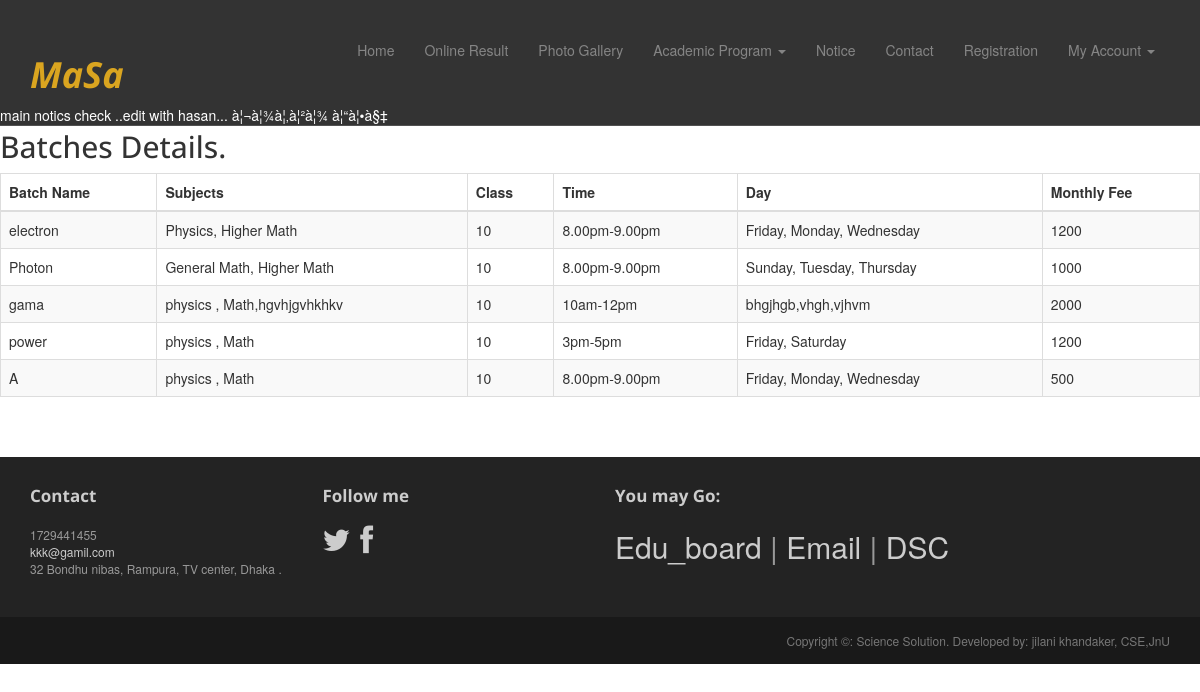
Page /class10.php on the committed database.
### tables this page shows
CREATE TABLE IF NOT EXISTS `tbl_notice` (
`notice_id` int(30) NOT NULL,
  `notice_des` varchar(400) NOT NULL,
  `notice_type` varchar(20) NOT NULL,
  `date` date NOT NULL,
  `deletion_status` tinyint(2) NOT NULL DEFAULT '0'
);

CREATE TABLE IF NOT EXISTS `tbl_batch` (
`batch_id` int(20) NOT NULL,
  `batch_name` text NOT NULL,
  `group` varchar(15) NOT NULL,
  `subjects` varchar(100) NOT NULL,
  `class` int(50) NOT NULL,
  `time` varchar(50) NOT NULL,
  `day` varchar(50) NOT NULL,
  `fee` int(20) NOT NULL,
  `deletion_status` tinyint(1) NOT NULL DEFAULT '0'
);

CREATE TABLE IF NOT EXISTS `tbl_contact_info` (
`contact_info_id` int(1) NOT NULL,
  `email` varchar(30) NOT NULL,
  `address` text NOT NULL,
  `phone` int(15) NOT NULL
);

### class10.php (called while the page is built)
<?php
$pages="class10";
include './index.php';

### application.php (called while the page is built, shortened)
<?php
class Application {
    public function __construct() {
        $host_name = 'localhost';
        $user_name = 'root';
        $password = '';
        $db_name = 'sciencesolution';
        $con = mysqli_connect($host_name, $user_name, $password);
        if ($con) {
            $db_select = mysqli_select_db($con, $db_name);
            if ($db_select) {
                return $con;
            } else {
                die('Database not selected' . mysqli_error($con));
            }
        } else {
            die('Database server connection fail' . mysqli_error($con));
        }
    }
     public function select_all_batch_info($class){
        $con = $this->__construct();
        $sql = "SELECT * FROM tbl_batch WHERE deletion_status = 0 AND class='$class' ";
        if (mysqli_query($con, $sql)) {
            $query_result = mysqli_query($con, $sql);
            return $query_result;
        } else {
            die('Query problem' . mysqli_error($con));
        }
    }
    public function get_contact_info(){
        $con = $this->__construct();
        $sql = "SELECT * From tbl_contact_info   ";
        if (mysqli_query($con, $sql)) {
            $query_result = mysqli_query($con, $sql);
            return $query_result;
        } else {
            die('Query problem' . mysqli_error($con));
        }
    }
    public function select_latest_notice(){
        $con = $this->__construct();
        $sql3= " SELECT MAX(notice_id) FROM tbl_notice WHERE notice_type='main' AND deletion_status='0' ";
            if (mysqli_query($con, $sql3)) {
      $qu_res = mysqli_query($con, $sql3);
            $max_notice_id = mysqli_fetch_assoc($qu_res);
           $last_notice_id=$max_notice_id['MAX(notice_id)'];
           $sql = "SELECT * From tbl_notice  where notice_id = '$last_notice_id'  ";
        if (mysqli_query($con, $sql)) {
            $query_result = mysqli_query($con, $sql);
            return $query_result;
        } else {
            die('Query problem' . mysqli_error($con));
        }
               }
               }
}

### pages/class10_page_content.php (the view, shortened to what this page needs)
<br/><br/><br/><br/><br/>
<?php
   $class=10;
  $query_result=$obj_app->select_all_batch_info($class);
?>
<div class="row-fluid sortable">
    <div class="box span12">
        <div class="box-header" data-original-title>
            <h2><i class="halflings-icon user"></i><span class="break"></span>Batches Details.</h2>
        </div>
        <div class="box-content">
            <table class="table table-striped table-bordered bootstrap-datatable datatable">
                <thead>
                    <tr>
                        <th> Batch Name</th>
                        <th>Subjects</th>
                        <th>Class </th>
                         <th>Time</th>
                          <th>Day</th>
                           <th>Monthly Fee</th>
                    </tr>
                </thead>
                <tbody>
                    <?php while ($qu_info=  mysqli_fetch_assoc($query_result)) { ?>
                    <tr>
                        <td><?php echo $qu_info['batch_name']; ?></td>
                        <td class="center"><?php echo $qu_info['subjects']; ?></td>
                        <td class="center"><?php echo $qu_info['class']; ?></td>
                        <td class="center"><?php echo $qu_info['time']; ?></td>
                         <td class="center"><?php echo $qu_info['day']; ?></td>
                          <td class="center"><?php echo $qu_info['fee']; ?></td>
                    </tr>
                    <?php } ?>
                </tbody>
            </table>
        </div>
    </div>
</div>

### include/menu.php (shortened to what this page needs)
<?php
$result = $obj_app-> select_latest_notice();
$latest_notice = mysqli_fetch_assoc($result);
?>
<div class="navbar navbar-inverse navbar-fixed-top headroom" >
    <div class="container">
        <div class="navbar-header">
            <h1 style="color: goldenrod; "> <i><b>MaSa </b></i></h1>
        </div>
        <div class="navbar-collapse collapse">
            <ul class="nav navbar-nav pull-right">
                <?php if(isset($pages)) { ?>
                <li><a href="index.php">Home</a></li>
                <?php if ($pages == 'result_page'){ ?>
                <li class="active"><a href="result.php">Online Result</a></li>
                <?php }  else {?>
                <li><a href="result.php">Online Result</a></li>
                <?php }
                if ($pages == 'photo_gallery'){ ?>
                <li class="active"><a href="photo_gallery.php">Photo Gallery</a></li>
                <?php }  else {?>
                <li><a href="photo_gallery.php">Photo Gallery</a></li>
                <?php }
                if ($pages == 'class8'|| $pages == 'class9' || $pages == 'class10' ||$pages == 'class11'){ ?>
                <li class="dropdown" class="active">
                    <a href="#" class="dropdown-toggle" data-toggle="dropdown">Academic Program <b class="caret"></b></a>
                </li>
                <?php }
                if ($pages == 'notice_page'){ ?>
                <li   class="active" ><a href="notice.php">Notice </a></li>
                <?php }  else {?>
                <li ><a href="notice.php">Notice </a></li>
                <?php }
                if ($pages == 'contact'){ ?>
                <li class="active" ><a href="contact.php">Contact</a></li>
                <?php }  else {?>
                <li><a href="contact.php">Contact</a></li>
                <?php }
                if ($pages == 'signup'){ ?>
                <li class="active"><a href="signup.php">Registration</a></li>
                <?php }  else {?>
                <li><a href="signup.php">Registration</a></li>
                <?php } ?>
                 <?php
                if (isset($_SESSION['user_id']) && $_SESSION['user_type'] == 'student') { ?>
                          <li> <ul >
                                    <li><a href="student_info.php"><i class="halflings-icon user"></i> Profile</a></li>
                                    <li><a href="?status_logout=logout"><i class="halflings-icon off"></i> Logout</a></li>
                              </ul></li>
               <?php }
               else { ?>
                   <li class="dropdown">
                    <a href="#" class="dropdown-toggle" data-toggle="dropdown">My Account <b class="caret"></b></a>
                </li> <?php }
                } else { ?>
                <?php
                if (isset($_SESSION['user_id']) && $_SESSION['user_type'] == 'student') { ?>
                          <li> <ul >
                                    <li><a href="student_info.php"><i class="halflings-icon user"></i> Profile</a></li>
                                    <li><a href="?status_logout=logout"><i class="halflings-icon off"></i> Logout</a></li>
                              </ul></li>
              <?php } } ?>
            </ul>
        </div>
    </div>
    <div  style="color: #ffffff; "> <marquee> <?php echo $latest_notice['notice_des']; ?> </marquee></div>
</div>

### include/footer.php (shortened to what this page needs)
<?php
$query_res = $obj_app -> get_contact_info();
$contact_info = mysqli_fetch_assoc($query_res);
?>
<footer id="footer" class="top-space">
    <div class="footer1">
        <div class="container">
            <div class="row">
                <div class="col-md-3 widget">
                    <h3 class="widget-title">Contact</h3>
                    <div class="widget-body">
                        <p><?php   echo $contact_info['phone']; ?><br>
                            <a href="mailto:#"><?php   echo $contact_info['email']; ?></a><br>
                            <?php   echo $contact_info['address']; ?>
                        </p>
                    </div>
                </div>
                <div class="col-md-3 widget">
                    <h3 class="widget-title">Follow me</h3>
                    <div class="widget-body">
                        <p class="follow-me-icons">
                            <a href=""><i class="fa fa-twitter fa-2"></i></a>
                            <a href=""><i class="fa fa-facebook fa-2"></i></a>
                        </p>
                    </div>
                </div>
                <div class="col-md-6 widget">
                    <h3 class="widget-title">You may Go: </h3>
                    <div class="widget-body">
                        <p class="follow-me-icons">
                            <a target="_blank" href="http://www.educationboardresults.gov.bd">Edu_board </a> |
                            <a  target="_blank" href="https://mail.google.com">Email</a> |
                            <a  target="_blank" href="http://www.dsebd.org/">DSC </a>
                        </p>
                    </div>
                </div>
            </div>
        </div>
    </div>
    <div class="footer2">
        <div class="container">
            <div class="row">
                <div class="col-md-6 widget">
                </div>
                <div class="col-md-6 widget" >
                    <div class="widget-body" >
                        <p class="text-right" >
                            Copyright &copy: Science Solution. Developed by: jilani khandaker, CSE,JnU
                        </p>
                    </div>
                </div>
            </div>
        </div>
    </div>
</footer>

### assets/css/main.css (style rules this page uses)
.headroom { -webkit-transition: all 0.4s ease-out; -moz-transition: all 0.4s ease-out; -o-transition: all 0.4s ease-out; transition: all 0.4s ease-out; }
h1, h2, h3, h4, h5, h6 { font-family:"Open sans", Helvetica, Arial; }
h1, .h1, h2, .h2, h3, .h3 { margin-top:30px; }
.top-space { margin-top: 60px; }
.footer1 { background: #232323; padding: 30px 0 0 0; font-size: 12px; color: #999; }
.footer1 a { color: #ccc; }
.footer1 .widget { margin-bottom:30px; }
.footer1 .widget-title { font-size: 17px; font-weight: bold; color: #ccc; margin: 0 0 20px; }
.follow-me-icons { font-size:30px; }
.follow-me-icons i { float:left; margin:0 10px 0 0; }
.footer2 { background: #191919; padding: 15px 0; color: #777; font-size: 12px; }
.footer2 p { margin: 0; }

### rows in the picture
tbl_notice: notice_des "main notics check ..edit with hasan... à¦¬à¦¾à¦‚à¦²à¦¾ à¦“à¦•à§‡"
tbl_batch: batch_name "electron", subjects "Physics, Higher Math", class "10", time "8.00pm-9.00pm", day "Friday, Monday, Wednesday", fee "1200"
tbl_batch: batch_name "Photon", subjects "General Math, Higher Math", class "10", time "8.00pm-9.00pm", day "Sunday, Tuesday, Thursday", fee "1000"
tbl_batch: batch_name "gama", subjects "physics , Math,hgvhjgvhkhkv", class "10", time "10am-12pm", day "bhgjhgb,vhgh,vjhvm", fee "2000"
tbl_batch: batch_name "power", subjects "physics , Math", class "10", time "3pm-5pm", day "Friday, Saturday", fee "1200"
tbl_batch: batch_name "A", subjects "physics , Math", class "10", time "8.00pm-9.00pm", day "Friday, Monday, Wednesday", fee "500"
tbl_contact_info: phone "1729441455", email "kkk@gamil.com", address "32 Bondhu nibas, Rampura, TV center, Dhaka ."
